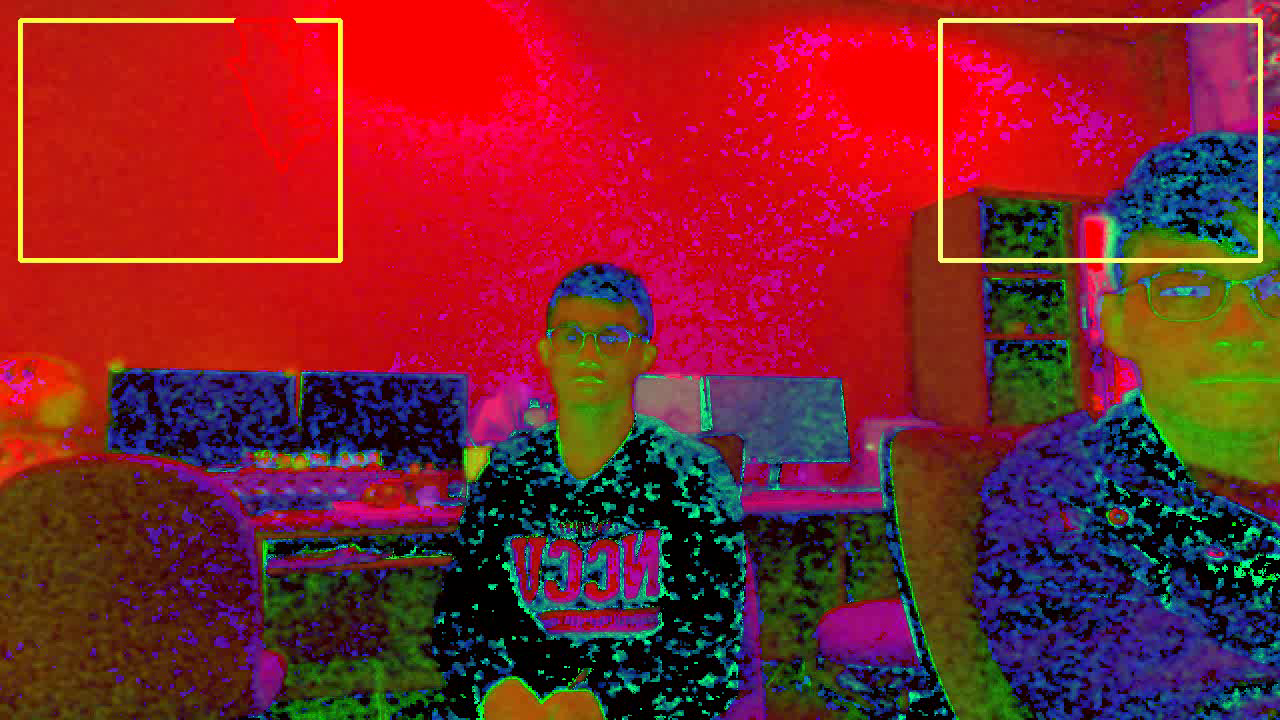
#> input picture frame 0 of HCI/hand-gesture/videohots/oputput0.mp4, 1280 x 720 px, given in place of the camera
$ python video_capture.py
#> lines starting #> are read from the running program, lines starting #| are printed output that depends on the picture; after the words box and inside, x2 and y2 are one past the last pixel; in counts of white or black regions, pixels touching at a corner belong together
import numpy as np
import cv2
import os
import glob as glob

cap = cv2.VideoCapture(0)
cap.set(cv2.CAP_PROP_FPS, 60)
out = None

# 設定影像的尺寸大小
cv2.namedWindow('My Window',cv2.WINDOW_KEEPRATIO)
cv2.setWindowProperty('My Window',cv2.WND_PROP_FULLSCREEN,cv2.WINDOW_FULLSCREEN)

fgbg = cv2.createBackgroundSubtractorMOG2()

image_dir = "screenshots/"
video_dir = "videohots/"

if not os.path.isdir(image_dir):
    os.makedirs(image_dir)
screenshot_count = len(glob.glob(image_dir + '.jpeg'))

if not os.path.isdir(video_dir):
    os.makedirs(video_dir)
video_count = len(glob.glob(video_dir + '.mp4'))

def find_specific_contours(fgmask, start, end, kind):

    contours, hierarchy = cv2.findContours(fgmask,cv2.RETR_TREE,cv2.CHAIN_APPROX_SIMPLE)

    result = []
    area = 0
    for each_cont in contours:

        center_x = 0
        center_y = 0
        count = 0
        result_tmp = []

        for x_y in each_cont :

            x_y[0][0] = np.clip(x_y[0][0], start[0], end[0])
            x_y[0][1] = np.clip(x_y[0][1], start[1], end[1])

            center_x += x_y[0][0]
            center_y += x_y[0][1]

            result_tmp.append([x_y[0][0],x_y[0][1]])

            count += 1

        center_x = center_x//count
        center_y = center_y//count

        if start[0] < center_x < end[0] and start[1] < center_y < end[1] :

            result_tmp = np.array(result_tmp)
            if cv2.contourArea(result_tmp) < 3000 :
                continue

            area += cv2.contourArea(result_tmp)
            result.append(result_tmp)

    return result, area

prev, current, count, status, start_time = 0, 0, 0, 0, 0
while(1):
    ret, frame = cap.read()
#> frame is the input picture: shape (720, 1280, 3); mean B, G, R 43, 37.1, 127.3

    frame = cv2.flip(frame, 1)
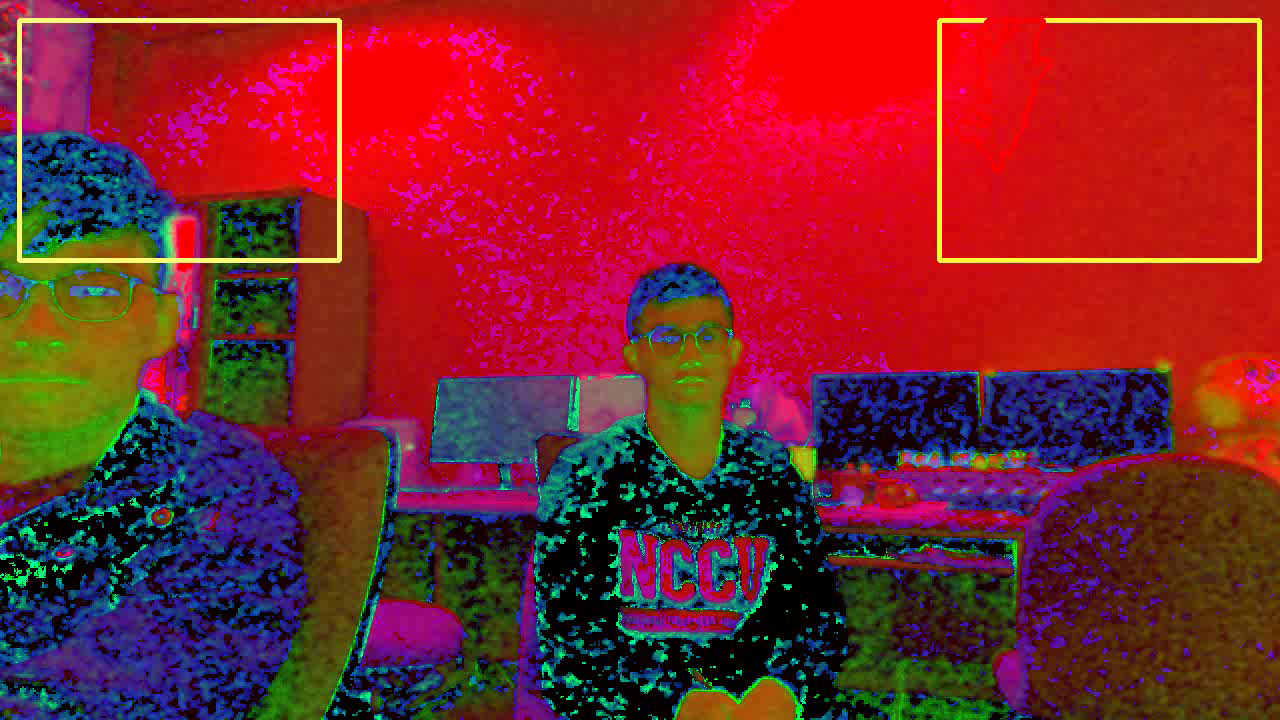
#> frame: shape (720, 1280, 3); mean B, G, R 43, 37.1, 127.3
    frame_text = frame

    fgmask = fgbg.apply(frame)
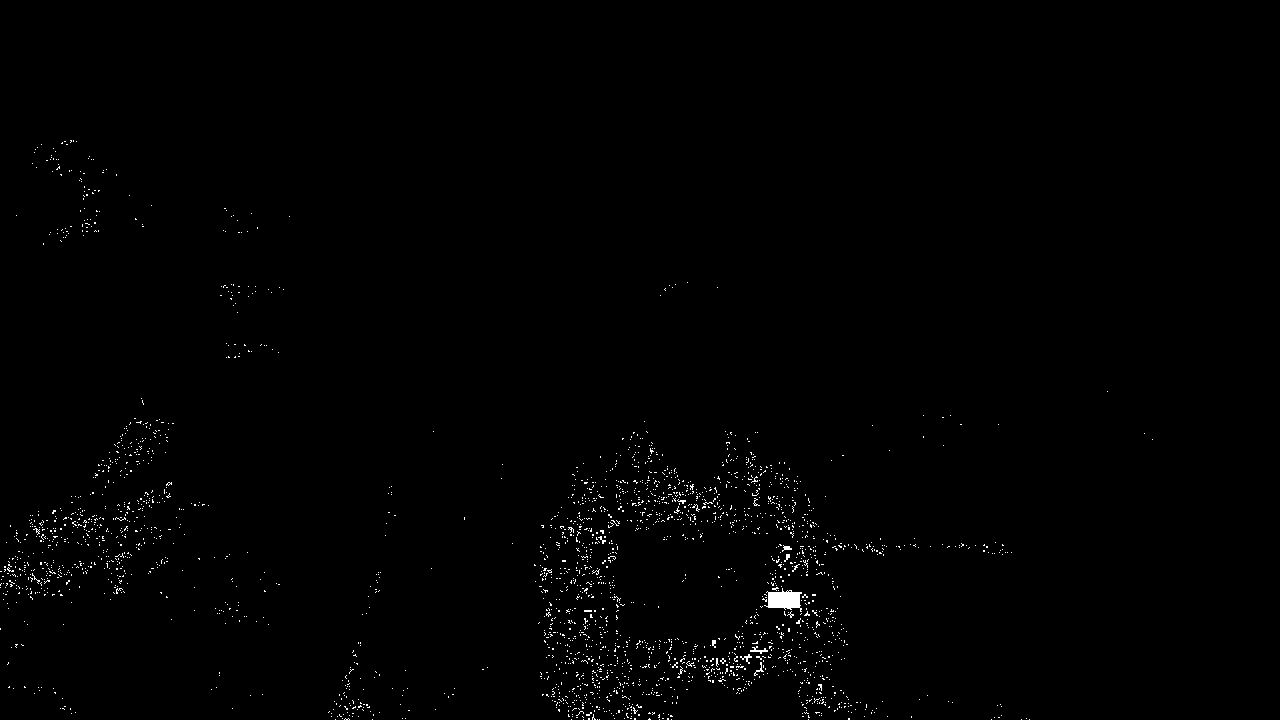
#> fgmask: shape (720, 1280); values 127 (black) and 255 (white), 0.71% white in thin lines or dots, all inside (x1, y1, x2, y2) = (0, 140, 1153, 720)

    # or
    width = cap.get(3)  # float
    height = cap.get(4) # float
    each_block_width = int(width//4)
    each_block_height = int(height//3)

    if count == 0 :
        prev = fgmask
        current = fgmask
    else :
        prev = current
        current = fgmask

    prev = cv2.GaussianBlur(prev,(7,7),0)
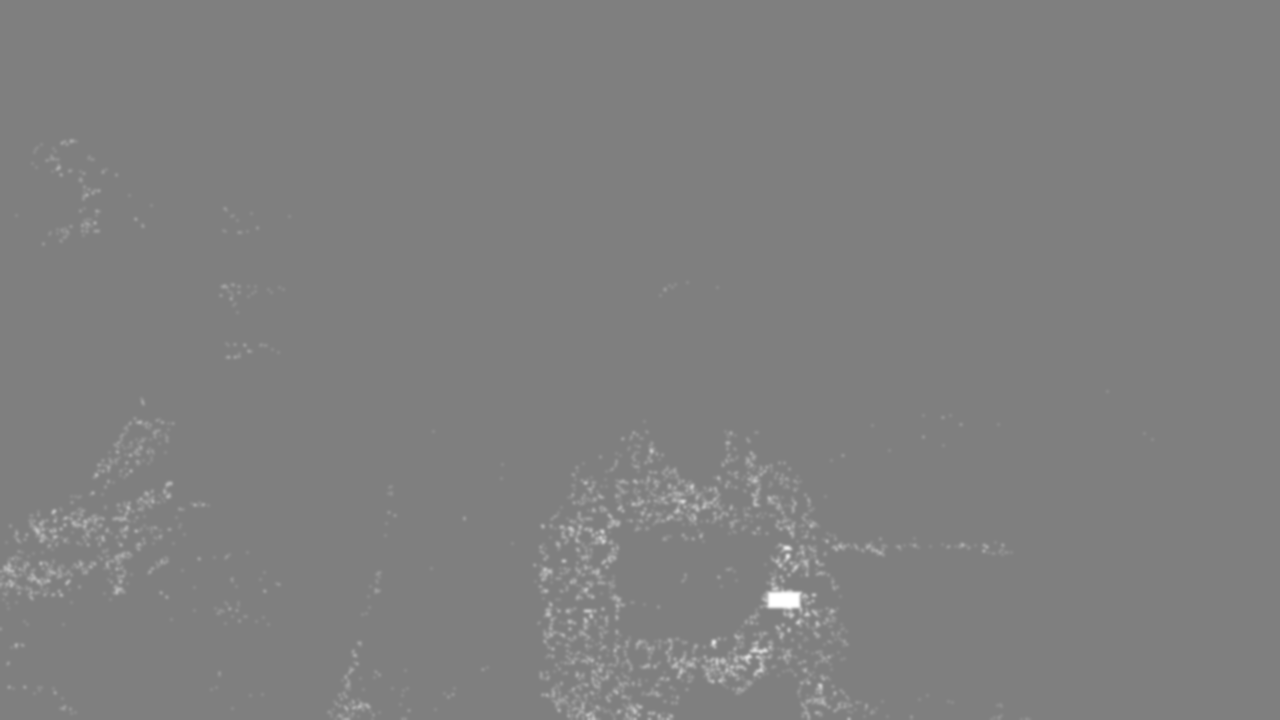
#> prev: shape (720, 1280); min 127, max 255, mean 127.9
    current = cv2.GaussianBlur(current,(7,7),0)

    fgmask = cv2.absdiff(prev, current)
#> fgmask: shape (720, 1280); every value is 0
    ret, fgmask = cv2.threshold(fgmask, 127, 255, cv2.THRESH_BINARY)

    # 造成視覺上影片太慢，所以拿掉
    fgmask = cv2.bilateralFilter(fgmask,9,75,75)
    # fgmask = cv2.fastNlMeansDenoising(fgmask, None, 9, 13)
    fgmask = cv2.dilate(fgmask, None, iterations=1)

    # upper left
    cv2.rectangle(frame,(20,20),(each_block_width+20,each_block_height+20),(0,255,0),3)

    # upper right
    cv2.rectangle(frame,(int(width)-20, 20),(int(width)-(each_block_width+20),each_block_height+20),(255,0,0),3)
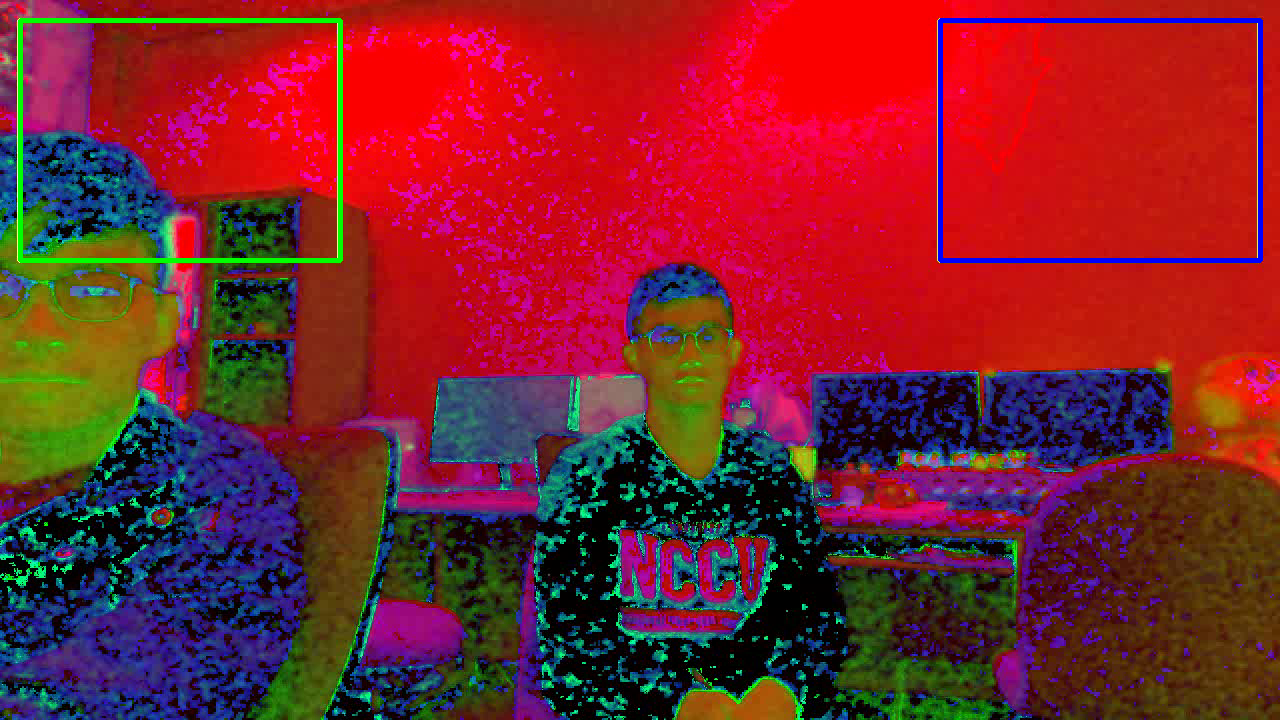
#> frame: shape (720, 1280, 3); mean B, G, R 43.5, 36, 124.3

    # find Contours
    contours_upper_left, area_upper_left = find_specific_contours(fgmask, (20,20), (each_block_width+20,each_block_height+20),0)
#> in find_specific_contours, `contours, hierarchy = cv2.findContours(fgmask,cv2.RETR_TREE,cv2.CHAIN_..`: contours = []
#> after the loop in find_specific_contours, `for each_cont in contours:`: area = 0; result = []
#> contours_upper_left = []; area_upper_left = 0
    contours_upper_right, area_upper_right = find_specific_contours(fgmask, ((int(width)-(each_block_width+20)), 20), ((int(width)-20),each_block_height+20),1)
#> contours_upper_right = []; area_upper_right = 0

    if area_upper_left > area_upper_right :

        # frame = cv2.cvtColor(frame, cv2.COLOR_BGR2HSV)
        cv2.drawContours(frame, contours_upper_left, -1, (0,0,255), 3)
        frame_text = cv2.putText(frame_text, "Start Recording",(int(20),int(height-10)),cv2.FONT_HERSHEY_COMPLEX,2,(0,0,255),5)
        if out == None :
            fourcc = cv2.VideoWriter_fourcc(*'mp4v')
            out = cv2.VideoWriter(video_dir + 'oputput' + str(video_count) + '.mp4', fourcc, 29.97, (1280, 720))

        out.write(frame)

    # screenshot
    elif area_upper_right > area_upper_left :

        cv2.drawContours(frame, contours_upper_right, -1, (0,0,255), 3)
        frame_text = cv2.putText(frame_text, "Taking Pictures",(int(20),int(height-10)),cv2.FONT_HERSHEY_COMPLEX,2,(0,0,255),5)
        cv2.imwrite(image_dir + str(screenshot_count) + ".jpeg", frame)
        screenshot_count += 1

    else :
        pass

    fgmask = cv2.cvtColor(fgmask, cv2.COLOR_GRAY2BGR)
#> fgmask: shape (720, 1280, 3); every value is 0

    count += 1
    final = cv2.vconcat([frame_text, fgmask])
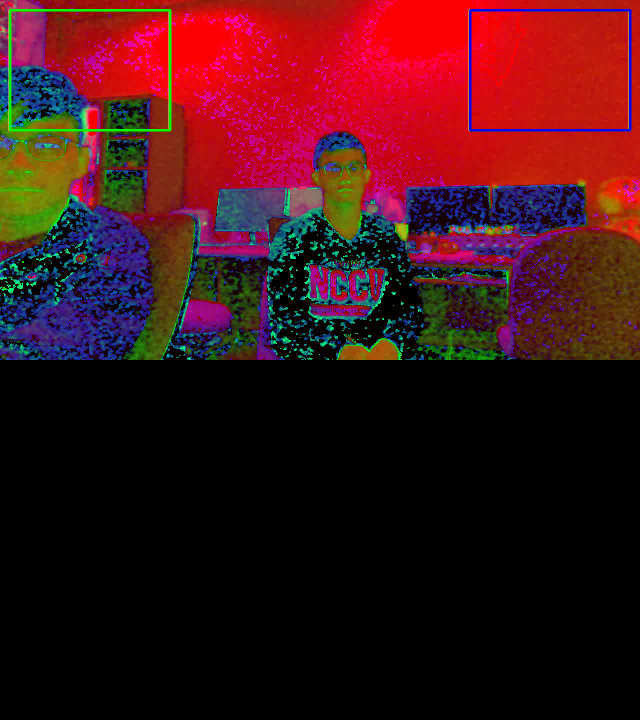
#> final: shape (1440, 1280, 3) (shown at 1/2 size); mean B, G, R 21.7, 18, 62.1
    cv2.imshow('My Window',final)

    # exit
    k = cv2.waitKey(30) & 0xff
#> (key Esc is pressed here)
    if k == 27:
        break

cap.release()
#> (the run stopped early here; a loop or call above may not have finished)
